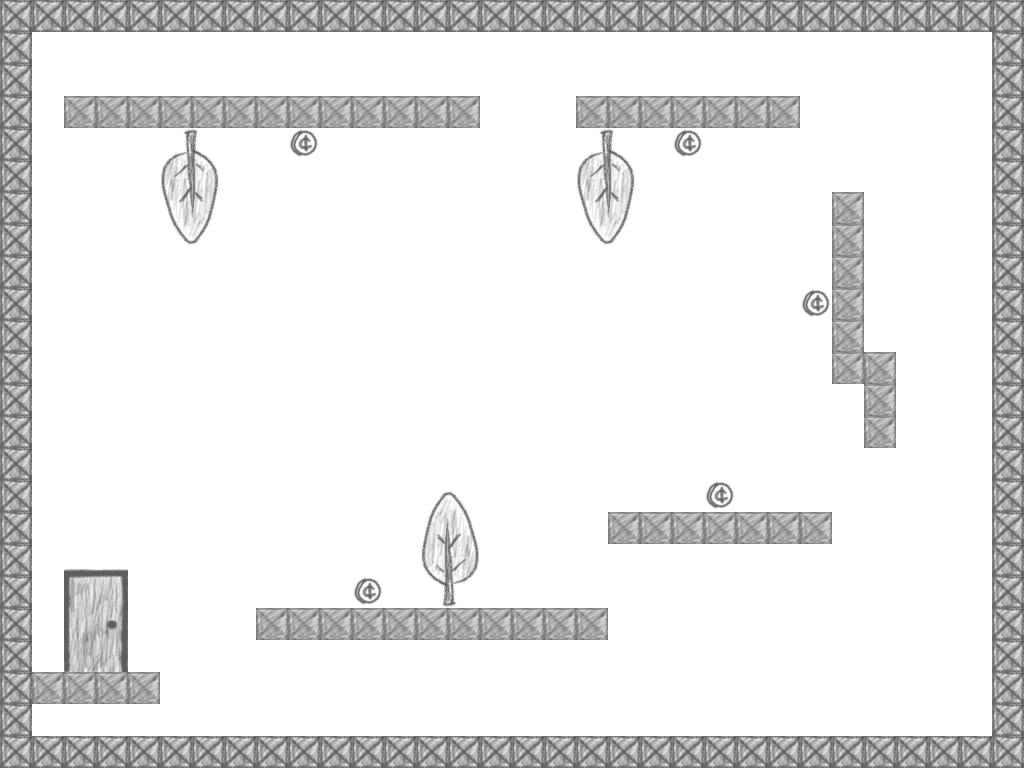

Tiled map render using the project's own tile images. Description and the map definition, with tile-layer contents summarised, below:
An orthogonal 32x24 tile map with 32x32 px tiles, 4 tile layers (tiles, collisions, collectibles, Exit) and 1 object (SpawnPoint).

<map version="1.0" orientation="orthogonal" width="32" height="24" tilewidth="32" tileheight="32">
 <tileset firstgid="1" name="Tilesheet" tilewidth="32" tileheight="32">
  <image source="Tilesheet.png" width="512" height="256" />
  <terraintypes>
   <terrain name="New Terrain" tile="-1" />
  </terraintypes>
  <tile id="6" terrain="0,0,0,0" />
  <tile id="7" terrain="0,0,0,0" />
  <tile id="22" terrain="0,0,0,0" />
  <tile id="23" terrain="0,0,0,0" />
  <tile id="28" terrain="0,0,0,0" />
  <tile id="38" terrain="0,0,0,0" />
  <tile id="39" terrain="0,0,0,0" />
  <tile id="54" terrain="0,0,0,0" />
  <tile id="55" terrain="0,0,0,0" />
 </tileset>
 <layer name="tiles" width="32" height="24">
  <data>[768 cells, 768 non-empty, 12 distinct tile ids]</data>
 </layer>
 <objectgroup name="objects" width="32" height="24">
  <object name="SpawnPoint" x="70" y="544" width="37" height="39" />
 </objectgroup>
 <layer name="collisions" width="32" height="24" opacity="0.53">
  <data>[768 cells, 159 non-empty, 1 distinct tile ids]</data>
 </layer>
 <layer name="collectibles" width="32" height="24">
  <data>[768 cells, 5 non-empty, 1 distinct tile ids]</data>
 </layer>
 <layer name="Exit" width="32" height="24">
  <data>[768 cells, 8 non-empty, 8 distinct tile ids]</data>
 </layer>
</map>
